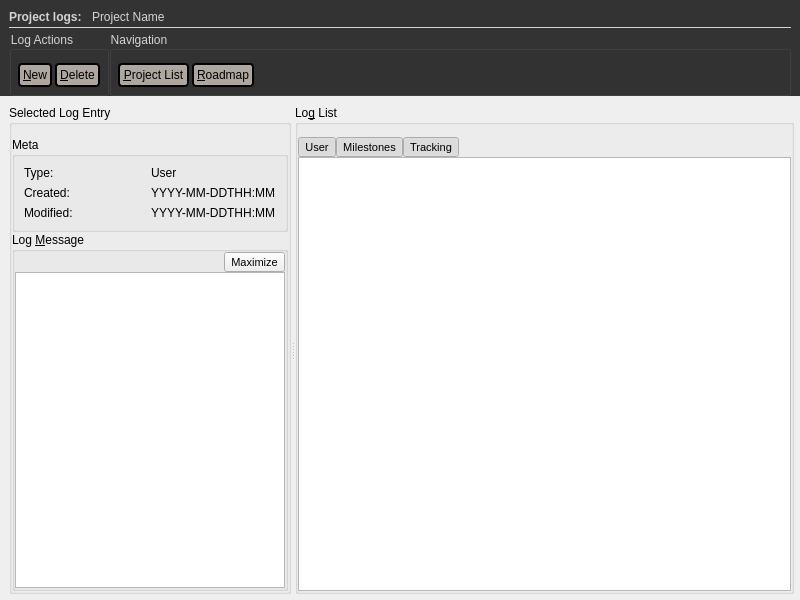
<?xml version="1.0" encoding="UTF-8"?>
<ui version="4.0">
 <class>log_widget</class>
 <widget class="QWidget" name="log_widget">
  <property name="geometry">
   <rect>
    <x>0</x>
    <y>0</y>
    <width>800</width>
    <height>600</height>
   </rect>
  </property>
  <property name="windowTitle">
   <string>Form</string>
  </property>
  <layout class="QGridLayout" name="gridLayout_4">
   <property name="margin">
    <number>0</number>
   </property>
   <property name="spacing">
    <number>0</number>
   </property>
   <item row="0" column="0">
    <widget class="QWidget" name="action_bg_outer" native="true">
     <property name="sizePolicy">
      <sizepolicy hsizetype="Preferred" vsizetype="Maximum">
       <horstretch>0</horstretch>
       <verstretch>0</verstretch>
      </sizepolicy>
     </property>
     <property name="styleSheet">
      <string notr="true">QWidget#action_bg_outer {
	background-color:#333333;
}
QGroupBox{
	color:lightgray;
}
QPushButton{
	background-color:#AEA79F;
	color:black;
	border-color:black;
	border-style: solid;
	border-width: 2px;
	border-radius: 4px;
	min-width: 3.5em;
	padding: 3px;
}
QPushButton:focus{
	outline: none;
	background-color:#AEA79F;
	color:black;
	border-color:#DD4814;
	border-style: solid;
	border-width: 2px;
	border-radius: 4px;
	min-width: 3.5em;
	padding: 3px;
}
QPushButton:pressed{
	outline: none;
	background-color:#AEA79F;
	color:black;
	border-color:red;
	border-style: solid;
	border-width: 2px;
	border-radius: 4px;
	min-width: 3.5em;
	padding: 3px;
}
QPushButton:disabled{
	outline: none;
	background-color:#AEA79F;
	color:gray;
	border-color:gray;
	border-style: solid;
	border-width: 2px;
	border-radius: 4px;
	min-width: 3.5em;
	padding: 3px;
}</string>
     </property>
     <layout class="QGridLayout" name="gridLayout_3">
      <property name="topMargin">
       <number>0</number>
      </property>
      <property name="bottomMargin">
       <number>0</number>
      </property>
      <item row="0" column="0">
       <widget class="QWidget" name="action_bg_inner" native="true">
        <property name="sizePolicy">
         <sizepolicy hsizetype="Preferred" vsizetype="Maximum">
          <horstretch>0</horstretch>
          <verstretch>0</verstretch>
         </sizepolicy>
        </property>
        <layout class="QGridLayout" name="gridLayout_2">
         <property name="leftMargin">
          <number>0</number>
         </property>
         <property name="topMargin">
          <number>10</number>
         </property>
         <property name="rightMargin">
          <number>0</number>
         </property>
         <property name="bottomMargin">
          <number>0</number>
         </property>
         <property name="horizontalSpacing">
          <number>0</number>
         </property>
         <property name="verticalSpacing">
          <number>3</number>
         </property>
         <item row="2" column="0" colspan="2">
          <widget class="QGroupBox" name="log_actions">
           <property name="sizePolicy">
            <sizepolicy hsizetype="Maximum" vsizetype="Preferred">
             <horstretch>0</horstretch>
             <verstretch>0</verstretch>
            </sizepolicy>
           </property>
           <property name="title">
            <string>Log Actions</string>
           </property>
           <layout class="QGridLayout" name="gridLayout">
            <property name="leftMargin">
             <number>6</number>
            </property>
            <property name="topMargin">
             <number>12</number>
            </property>
            <property name="rightMargin">
             <number>6</number>
            </property>
            <property name="bottomMargin">
             <number>6</number>
            </property>
            <property name="spacing">
             <number>3</number>
            </property>
            <item row="0" column="1">
             <widget class="QPushButton" name="btn_log_delete">
              <property name="text">
               <string>&amp;Delete</string>
              </property>
             </widget>
            </item>
            <item row="0" column="0">
             <widget class="QPushButton" name="btn_log_new">
              <property name="text">
               <string>&amp;New</string>
              </property>
             </widget>
            </item>
           </layout>
          </widget>
         </item>
         <item row="0" column="0">
          <widget class="QLabel" name="label">
           <property name="sizePolicy">
            <sizepolicy hsizetype="Maximum" vsizetype="Preferred">
             <horstretch>0</horstretch>
             <verstretch>0</verstretch>
            </sizepolicy>
           </property>
           <property name="font">
            <font>
             <weight>75</weight>
             <bold>true</bold>
            </font>
           </property>
           <property name="styleSheet">
            <string notr="true">color:lightgray;</string>
           </property>
           <property name="text">
            <string>Project logs:   </string>
           </property>
          </widget>
         </item>
         <item row="2" column="2">
          <widget class="QGroupBox" name="groupBox">
           <property name="title">
            <string>Navigation</string>
           </property>
           <layout class="QGridLayout" name="gridLayout_10">
            <property name="leftMargin">
             <number>6</number>
            </property>
            <property name="topMargin">
             <number>12</number>
            </property>
            <property name="rightMargin">
             <number>6</number>
            </property>
            <property name="bottomMargin">
             <number>6</number>
            </property>
            <property name="spacing">
             <number>3</number>
            </property>
            <item row="0" column="1">
             <widget class="QPushButton" name="btn_roadmap">
              <property name="text">
               <string>&amp;Roadmap</string>
              </property>
             </widget>
            </item>
            <item row="0" column="0">
             <widget class="QPushButton" name="btn_project_list">
              <property name="text">
               <string>&amp;Project List</string>
              </property>
             </widget>
            </item>
            <item row="0" column="2">
             <spacer name="horizontalSpacer_4">
              <property name="orientation">
               <enum>Qt::Horizontal</enum>
              </property>
              <property name="sizeHint" stdset="0">
               <size>
                <width>40</width>
                <height>20</height>
               </size>
              </property>
             </spacer>
            </item>
           </layout>
          </widget>
         </item>
         <item row="0" column="1" colspan="2">
          <widget class="QLabel" name="lbl_project_name">
           <property name="sizePolicy">
            <sizepolicy hsizetype="Preferred" vsizetype="Preferred">
             <horstretch>0</horstretch>
             <verstretch>0</verstretch>
            </sizepolicy>
           </property>
           <property name="styleSheet">
            <string notr="true">color:lightgray;</string>
           </property>
           <property name="text">
            <string>Project Name</string>
           </property>
          </widget>
         </item>
         <item row="1" column="0" colspan="3">
          <widget class="Line" name="line">
           <property name="sizePolicy">
            <sizepolicy hsizetype="Minimum" vsizetype="Minimum">
             <horstretch>0</horstretch>
             <verstretch>1</verstretch>
            </sizepolicy>
           </property>
           <property name="maximumSize">
            <size>
             <width>16777215</width>
             <height>1</height>
            </size>
           </property>
           <property name="styleSheet">
            <string notr="true">border: 1px solid lightgray;
height:1px;</string>
           </property>
           <property name="orientation">
            <enum>Qt::Horizontal</enum>
           </property>
          </widget>
         </item>
        </layout>
       </widget>
      </item>
     </layout>
    </widget>
   </item>
   <item row="1" column="0">
    <widget class="QWidget" name="body" native="true">
     <layout class="QGridLayout" name="gridLayout_5">
      <property name="leftMargin">
       <number>9</number>
      </property>
      <property name="topMargin">
       <number>9</number>
      </property>
      <property name="rightMargin">
       <number>6</number>
      </property>
      <property name="bottomMargin">
       <number>6</number>
      </property>
      <property name="spacing">
       <number>0</number>
      </property>
      <item row="0" column="1">
       <widget class="QSplitter" name="splitter">
        <property name="orientation">
         <enum>Qt::Horizontal</enum>
        </property>
        <widget class="QGroupBox" name="group_selected">
         <property name="sizePolicy">
          <sizepolicy hsizetype="Preferred" vsizetype="Preferred">
           <horstretch>1</horstretch>
           <verstretch>0</verstretch>
          </sizepolicy>
         </property>
         <property name="title">
          <string>Selected Log Entry</string>
         </property>
         <layout class="QGridLayout" name="gridLayout_8">
          <property name="leftMargin">
           <number>0</number>
          </property>
          <property name="topMargin">
           <number>12</number>
          </property>
          <property name="rightMargin">
           <number>0</number>
          </property>
          <property name="bottomMargin">
           <number>0</number>
          </property>
          <property name="spacing">
           <number>0</number>
          </property>
          <item row="0" column="0">
           <widget class="QGroupBox" name="group_meta">
            <property name="sizePolicy">
             <sizepolicy hsizetype="Preferred" vsizetype="Maximum">
              <horstretch>0</horstretch>
              <verstretch>0</verstretch>
             </sizepolicy>
            </property>
            <property name="title">
             <string>Meta</string>
            </property>
            <layout class="QGridLayout" name="gridLayout_6">
             <item row="0" column="0">
              <widget class="QLabel" name="label_2">
               <property name="font">
                <font>
                 <weight>50</weight>
                 <bold>false</bold>
                </font>
               </property>
               <property name="text">
                <string>Type:</string>
               </property>
              </widget>
             </item>
             <item row="0" column="1">
              <widget class="QLabel" name="lbl_log_type">
               <property name="text">
                <string>User</string>
               </property>
              </widget>
             </item>
             <item row="1" column="0">
              <widget class="QLabel" name="label_4">
               <property name="font">
                <font>
                 <weight>50</weight>
                 <bold>false</bold>
                </font>
               </property>
               <property name="text">
                <string>Created:</string>
               </property>
              </widget>
             </item>
             <item row="1" column="1">
              <widget class="QLabel" name="lbl_log_created">
               <property name="text">
                <string>YYYY-MM-DDTHH:MM</string>
               </property>
              </widget>
             </item>
             <item row="2" column="0">
              <widget class="QLabel" name="label_7">
               <property name="font">
                <font>
                 <weight>50</weight>
                 <bold>false</bold>
                </font>
               </property>
               <property name="text">
                <string>Modified:</string>
               </property>
              </widget>
             </item>
             <item row="2" column="1">
              <widget class="QLabel" name="lbl_log_modified">
               <property name="text">
                <string>YYYY-MM-DDTHH:MM</string>
               </property>
              </widget>
             </item>
            </layout>
            <zorder>lbl_log_type</zorder>
            <zorder>label_4</zorder>
            <zorder>lbl_log_created</zorder>
            <zorder>label_7</zorder>
            <zorder>lbl_log_modified</zorder>
            <zorder>label_2</zorder>
           </widget>
          </item>
          <item row="1" column="0">
           <widget class="QGroupBox" name="group_log_message">
            <property name="title">
             <string>Log &amp;Message</string>
            </property>
            <layout class="QGridLayout" name="gridLayout_7">
             <property name="margin">
              <number>0</number>
             </property>
             <property name="spacing">
              <number>0</number>
             </property>
             <item row="0" column="0">
              <spacer name="horizontalSpacer_2">
               <property name="orientation">
                <enum>Qt::Horizontal</enum>
               </property>
               <property name="sizeHint" stdset="0">
                <size>
                 <width>316</width>
                 <height>20</height>
                </size>
               </property>
              </spacer>
             </item>
             <item row="0" column="1">
              <widget class="QToolButton" name="btn_log_maximize">
               <property name="font">
                <font>
                 <pointsize>8</pointsize>
                </font>
               </property>
               <property name="text">
                <string>Maximize</string>
               </property>
               <property name="checkable">
                <bool>true</bool>
               </property>
              </widget>
             </item>
             <item row="1" column="0" colspan="2">
              <widget class="QTextEdit" name="text_log_message"/>
             </item>
            </layout>
           </widget>
          </item>
         </layout>
        </widget>
        <widget class="QGroupBox" name="group_log_list">
         <property name="sizePolicy">
          <sizepolicy hsizetype="Preferred" vsizetype="Preferred">
           <horstretch>2</horstretch>
           <verstretch>0</verstretch>
          </sizepolicy>
         </property>
         <property name="title">
          <string>Lo&amp;g List</string>
         </property>
         <layout class="QGridLayout" name="gridLayout_9">
          <property name="leftMargin">
           <number>0</number>
          </property>
          <property name="topMargin">
           <number>12</number>
          </property>
          <property name="rightMargin">
           <number>0</number>
          </property>
          <property name="bottomMargin">
           <number>0</number>
          </property>
          <property name="spacing">
           <number>0</number>
          </property>
          <item row="1" column="0" colspan="5">
           <widget class="QTableView" name="tbl_log_list">
            <property name="font">
             <font>
              <pointsize>8</pointsize>
             </font>
            </property>
           </widget>
          </item>
          <item row="0" column="1">
           <widget class="QToolButton" name="btn_log_user">
            <property name="font">
             <font>
              <pointsize>8</pointsize>
             </font>
            </property>
            <property name="text">
             <string>User</string>
            </property>
            <property name="checkable">
             <bool>true</bool>
            </property>
            <property name="checked">
             <bool>true</bool>
            </property>
           </widget>
          </item>
          <item row="0" column="4">
           <spacer name="horizontalSpacer_3">
            <property name="orientation">
             <enum>Qt::Horizontal</enum>
            </property>
            <property name="sizeHint" stdset="0">
             <size>
              <width>178</width>
              <height>20</height>
             </size>
            </property>
           </spacer>
          </item>
          <item row="0" column="3">
           <widget class="QToolButton" name="btn_log_tracking">
            <property name="font">
             <font>
              <pointsize>8</pointsize>
             </font>
            </property>
            <property name="text">
             <string>Tracking</string>
            </property>
            <property name="checkable">
             <bool>true</bool>
            </property>
            <property name="checked">
             <bool>true</bool>
            </property>
           </widget>
          </item>
          <item row="0" column="2">
           <widget class="QToolButton" name="btn_log_milestone">
            <property name="font">
             <font>
              <pointsize>8</pointsize>
             </font>
            </property>
            <property name="text">
             <string>Milestones</string>
            </property>
            <property name="checkable">
             <bool>true</bool>
            </property>
            <property name="checked">
             <bool>true</bool>
            </property>
           </widget>
          </item>
         </layout>
        </widget>
       </widget>
      </item>
     </layout>
    </widget>
   </item>
  </layout>
 </widget>
 <tabstops>
  <tabstop>btn_log_new</tabstop>
  <tabstop>btn_log_delete</tabstop>
  <tabstop>btn_project_list</tabstop>
  <tabstop>btn_roadmap</tabstop>
  <tabstop>btn_log_maximize</tabstop>
  <tabstop>text_log_message</tabstop>
  <tabstop>btn_log_user</tabstop>
  <tabstop>btn_log_milestone</tabstop>
  <tabstop>btn_log_tracking</tabstop>
  <tabstop>tbl_log_list</tabstop>
 </tabstops>
 <resources/>
 <connections/>
</ui>
